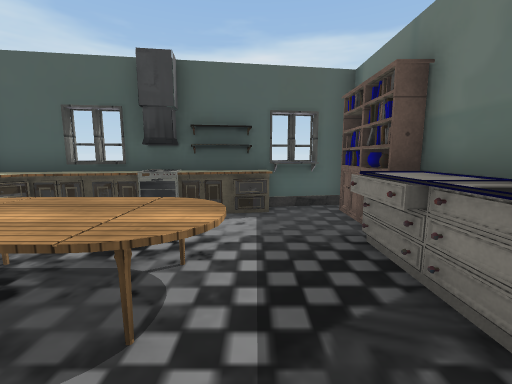
view 1 (above)

16 first-person views from a walk through a scene from a Unity 3-D project. The camera is 1.5 m above the floor, tilts 8° down and sees 90° across. The floor is counted in squares, 1 m on a side. Each view is taken from the middle of a square. On the plan, view 1 faces up. The plan holds only what a view shows up to about 13 squares ahead; the rest is blank. The place goes on beyond the plan. The player is left out. Some surface patterns are stand-ins.

view 2
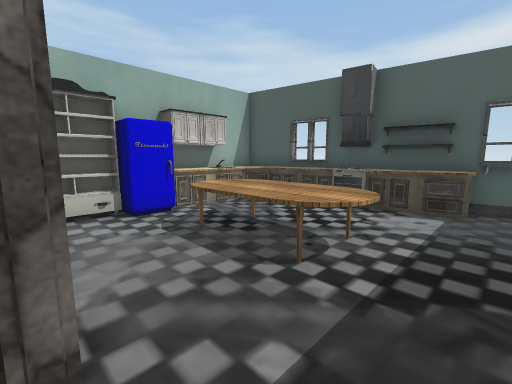

view 3
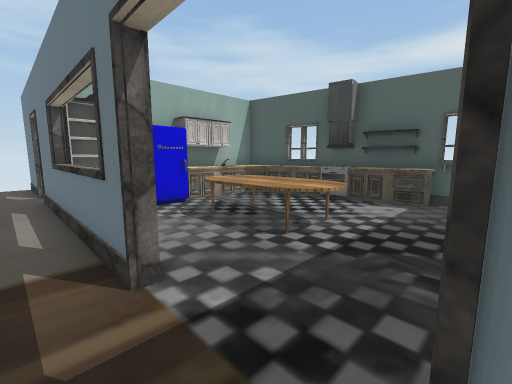

view 4
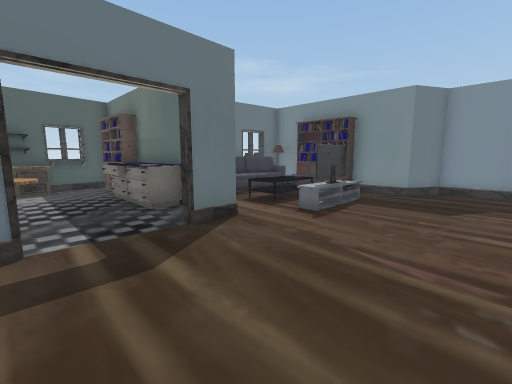

view 5
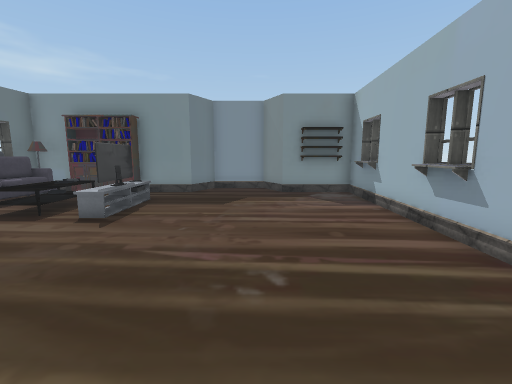

view 6
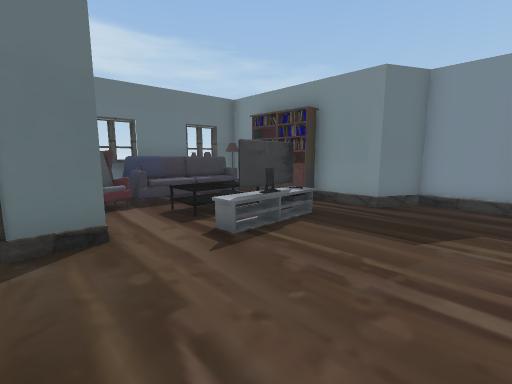

view 7
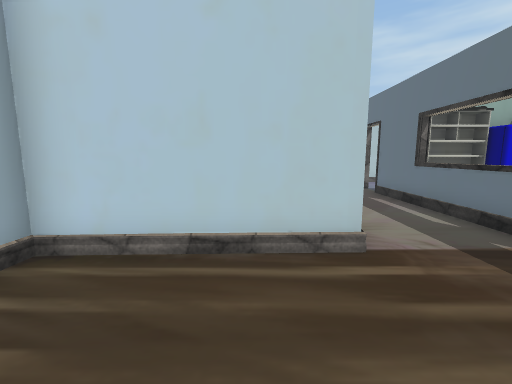

view 8
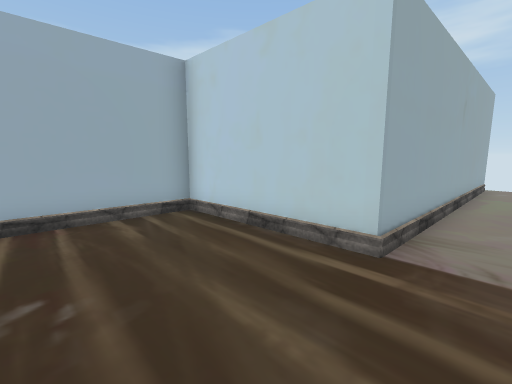

view 9
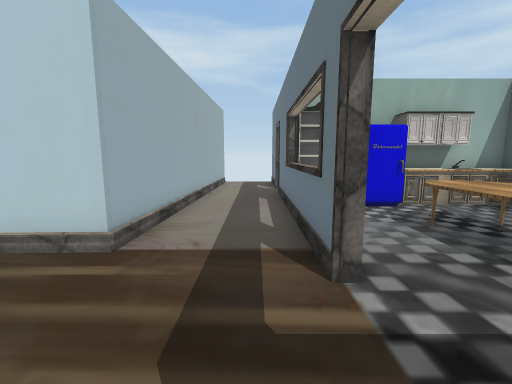

view 10
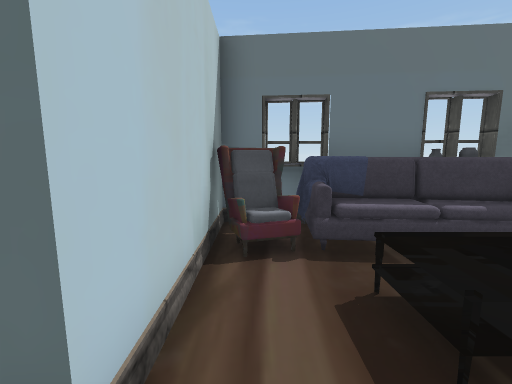

view 11
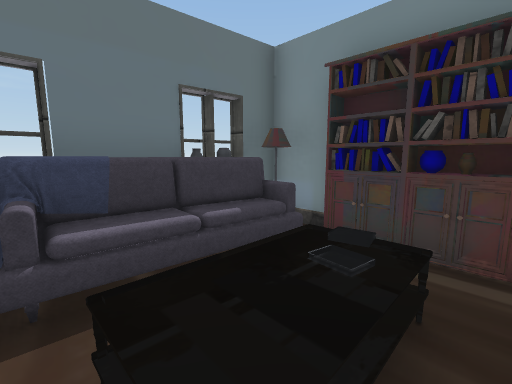

view 12
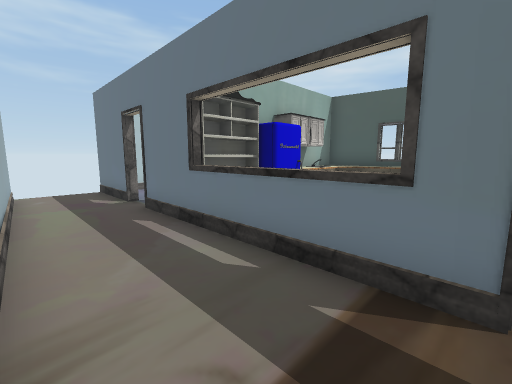

view 13
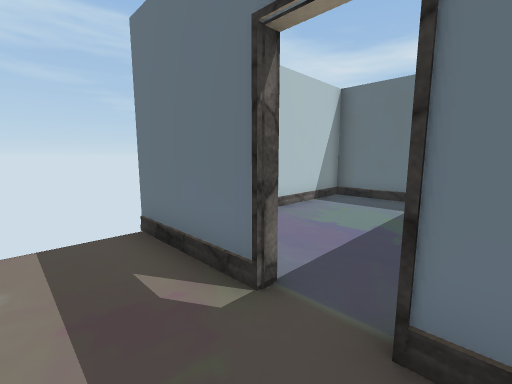

view 14
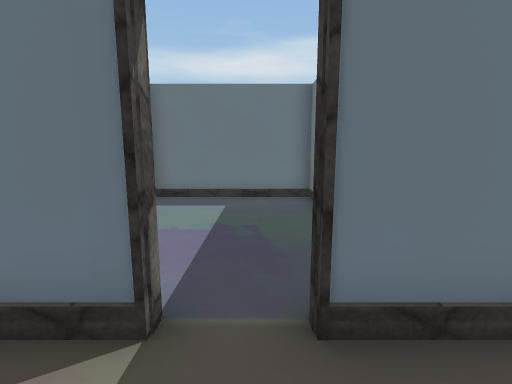

view 15
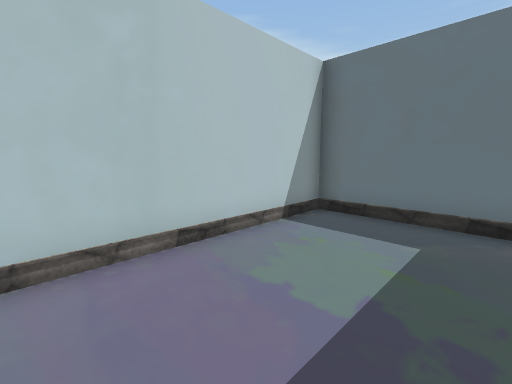

view 16
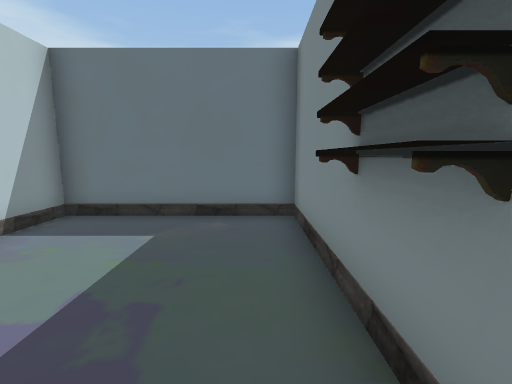

### Floor plan
Points are (right, up) in squares from view 1. A wall is a line through its corners. A room is listed if a view was taken in it or the views show most of it. See-through windows are left out.
Room 1 (views 1, 2)
walls: (-3.4, 6.1) (-5.2, 5.8) (-5.7, 5.3); (1.7, 2.8) (1.7, 4.5); (-0.9, -0.6) (-0.9, -1.1); (-5.9, 3.5) (-5.9, 2.5); (-2.4, 7.1) (-6.8, 6.4) (-6.8, 3); (2.4, 3.8) (2.4, 7); (0.5, 6.8) (-1.6, 6.4); (-4.2, 7) (-4.9, 6.9); (2.9, 1) (1.9, 1) (1.9, 4.5); (2.9, 1) (2.9, 4.5); (1.9, 7.4) (-0.7, 7); (2.6, 7.9) (-1.6, 7.2)
low walls: (0.4, 6.5) (-0.6, 6.3)
ways out: opening at (0.5, -1) to room 2
objects: other object (-6, 0) to (-6, 1); fridge (-6, 2) to (-5, 2); other object (-6, 4) to (-6, 5); table (-4, 2) to (0, 4); stove (-3, 6) to (-2, 7)
Room 2 (views 3, 4, 5, 6, 7, 8, 9, 10, 11, 12, 13, 14)
walls: (-0.9, -1.1) (-8.5, -1.1); (3.2, 0.6) (3.2, -1.1) (1.9, -1.1); (3.3, -9.4) (4.7, -9.5); (4.6, -10.1) (4.7, -9.5); (9.8, -1) (9.8, 0.1); (9.8, 0.2) (9.8, 1.3); (-9.9, -1.1) (-13.3, -1.1); (-12.7, -3.8) (-1.9, -4.3) (-1.8, -9.4) (9.8, -10) (9.8, -7.1) (11.2, -6.4) (11.2, -4) (9.8, -3.3) (9.8, -1.1) (9.2, -1.1) (9.2, 1.4)
low walls: (5.4, -0.6) (5.4, 0.7); (6.9, -0.4) (7, 0.1); (7.6, -0.6) (7.6, 0.7) (5.3, 0.7); (7.3, 0.1) (7.2, 0.6)
ways out: opening at (0.5, -1) to room 1; opening at (-9, -1) to room 3; opening at (4, 0) to room 4; opening at (8, 1) to room 4
objects: TV (5, -2) to (8, -2)
Room 3 (views 15, 16)
walls: (-7.4, 1) (-7.4, 2.5); (-9.9, -0.6) (-9.9, -1.1); (-7, 0.8) (-7, 6.4) (-12.8, 6.4) (-12.8, -0.1)
ways out: opening at (-9, -1) to room 2
Room 4 (no view inside)
walls: (7.5, 3.4) (5.5, 3.6); (4.6, 1.8) (3.8, 1.6); (5.2, 3.6) (4.5, 3.7); (4.6, 2.6) (4.1, 2.5); (4.5, 2) (3.7, 1.8); (4.6, 2.8) (3.4, 2.4); (4.5, 2.8) (4, 2.7); (5.1, 3.9) (4.6, 3.9); (9.8, 1.6) (9.8, 3.2) (9.3, 3.2); (3.9, 2.5) (3.5, 2.3); (3.8, 2.7) (3.4, 2.5); (3.2, 3.8) (3.2, 0.6)
low walls: (4.3, 2.5) (3.8, 2.4)
ways out: opening at (4, 0) to room 2; opening at (8, 1) to room 2
objects: sofa (5, 2) to (8, 3); other object (8, 3); lamp (9, 2) to (9, 3)

Positions as (right, up) in squares from view 1, and headings:
1: (0, 0), facing up
2: (1, -1), facing up-left
3: (2, -2), facing up-left
4: (-1, -6), facing up-right
5: (-1, -6), facing right
6: (2, -6), facing up-right
7: (2, -6), facing left
8: (2, -3), facing down-left
9: (2, -2), facing left
10: (4, -2), facing up
11: (5, -1), facing up-right
12: (-1, -4), facing up-left
13: (-8, -3), facing up-left
14: (-9, -3), facing up
15: (-9, 0), facing up-left
16: (-8, 0), facing up
